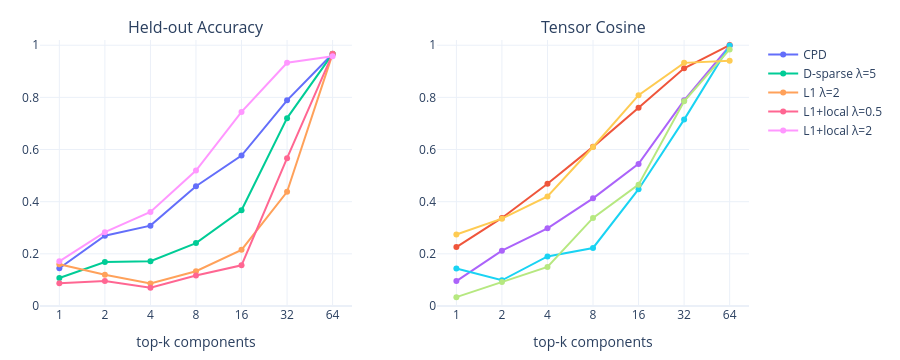

This figure's notebook cell:
### Code cell
# Pareto plots for the top-k component evaluation.
fig = make_subplots(
    rows=1, cols=2,
    subplot_titles=['Held-out Accuracy', 'Tensor Cosine'],
    horizontal_spacing=0.12,
)

for name, group in df_pareto.groupby('model'):
    group = group.sort_values('k')
    fig.add_scatter(x=group.k, y=group.acc, name=name, mode='lines+markers', row=1, col=1)
    fig.add_scatter(x=group.k, y=group.sim, name=name, mode='lines+markers', showlegend=False, row=1, col=2)

fig.update_xaxes(type='log', tickvals=ks, title='top-k components')
fig.update_yaxes(range=[0, 1.02])
fig.update_layout(width=900, height=360, template='plotly_white', margin=dict(l=40, r=20, b=40, t=40))
fig

### Figure 1 — Plotly figure (JSON) as saved in the notebook; plotly's stock layout.template omitted (floating-point values rounded to 4 significant figures)
{"data": [{"mode": "lines+markers", "name": "CPD", "type": "scatter", "x": [1, 2, 4, 8, 16, 32, 64], "xaxis": "x", "y": [0.1446, 0.2697, 0.3082, 0.4592, 0.5769, 0.7885, 0.9675], "yaxis": "y"}, {"mode": "lines+markers", "name": "CPD", "showlegend": false, "type": "scatter", "x": [1, 2, 4, 8, 16, 32, 64], "xaxis": "x2", "y": [0.226, 0.3376, 0.4686, 0.6102, 0.7599, 0.9114, 1.001], "yaxis": "y2"}, {"mode": "lines+markers", "name": "D-sparse λ=5", "type": "scatter", "x": [1, 2, 4, 8, 16, 32, 64], "xaxis": "x", "y": [0.1074, 0.1689, 0.1715, 0.2411, 0.367, 0.7204, 0.9666], "yaxis": "y"}, {"mode": "lines+markers", "name": "D-sparse λ=5", "showlegend": false, "type": "scatter", "x": [1, 2, 4, 8, 16, 32, 64], "xaxis": "x2", "y": [0.09541, 0.2121, 0.298, 0.4129, 0.5449, 0.7885, 0.9978], "yaxis": "y2"}, {"mode": "lines+markers", "name": "L1 λ=2", "type": "scatter", "x": [1, 2, 4, 8, 16, 32, 64], "xaxis": "x", "y": [0.1597, 0.12, 0.0864, 0.1335, 0.2154, 0.4378, 0.967], "yaxis": "y"}, {"mode": "lines+markers", "name": "L1 λ=2", "showlegend": false, "type": "scatter", "x": [1, 2, 4, 8, 16, 32, 64], "xaxis": "x2", "y": [0.1435, 0.09865, 0.19, 0.2225, 0.4478, 0.7148, 0.9986], "yaxis": "y2"}, {"mode": "lines+markers", "name": "L1+local λ=0.5", "type": "scatter", "x": [1, 2, 4, 8, 16, 32, 64], "xaxis": "x", "y": [0.0875, 0.0955, 0.0697, 0.1168, 0.1562, 0.567, 0.9666], "yaxis": "y"}, {"mode": "lines+markers", "name": "L1+local λ=0.5", "showlegend": false, "type": "scatter", "x": [1, 2, 4, 8, 16, 32, 64], "xaxis": "x2", "y": [0.03385, 0.09219, 0.15, 0.3378, 0.4654, 0.785, 0.9839], "yaxis": "y2"}, {"mode": "lines+markers", "name": "L1+local λ=2", "type": "scatter", "x": [1, 2, 4, 8, 16, 32, 64], "xaxis": "x", "y": [0.1712, 0.2832, 0.3604, 0.5193, 0.7442, 0.9329, 0.9579], "yaxis": "y"}, {"mode": "lines+markers", "name": "L1+local λ=2", "showlegend": false, "type": "scatter", "x": [1, 2, 4, 8, 16, 32, 64], "xaxis": "x2", "y": [0.2743, 0.3349, 0.4203, 0.6097, 0.8084, 0.9323, 0.9402], "yaxis": "y2"}], "layout": {"annotations": [{"font": {"size": 16}, "showarrow": false, "text": "Held-out Accuracy", "x": 0.22, "xanchor": "center", "xref": "paper", "y": 1, "yanchor": "bottom", "yref": "paper"}, {"font": {"size": 16}, "showarrow": false, "text": "Tensor Cosine", "x": 0.78, "xanchor": "center", "xref": "paper", "y": 1, "yanchor": "bottom", "yref": "paper"}], "height": 360, "margin": {"b": 40, "l": 40, "r": 20, "t": 40}, "width": 900, "xaxis": {"anchor": "y", "domain": [0, 0.44], "tickvals": [1, 2, 4, 8, 16, 32, 64], "title": {"text": "top-k components"}, "type": "log"}, "xaxis2": {"anchor": "y2", "domain": [0.56, 1], "tickvals": [1, 2, 4, 8, 16, 32, 64], "title": {"text": "top-k components"}, "type": "log"}, "yaxis": {"anchor": "x", "domain": [0, 1], "range": [0, 1.02]}, "yaxis2": {"anchor": "x2", "domain": [0, 1], "range": [0, 1.02]}}}
